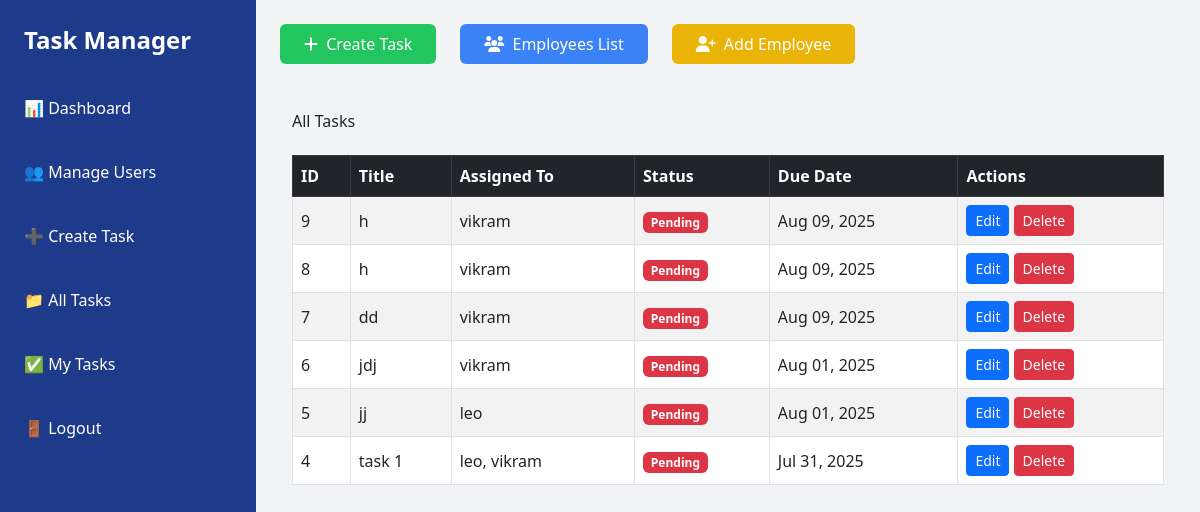
Before: /tasks/ (signed in) with the older database file.
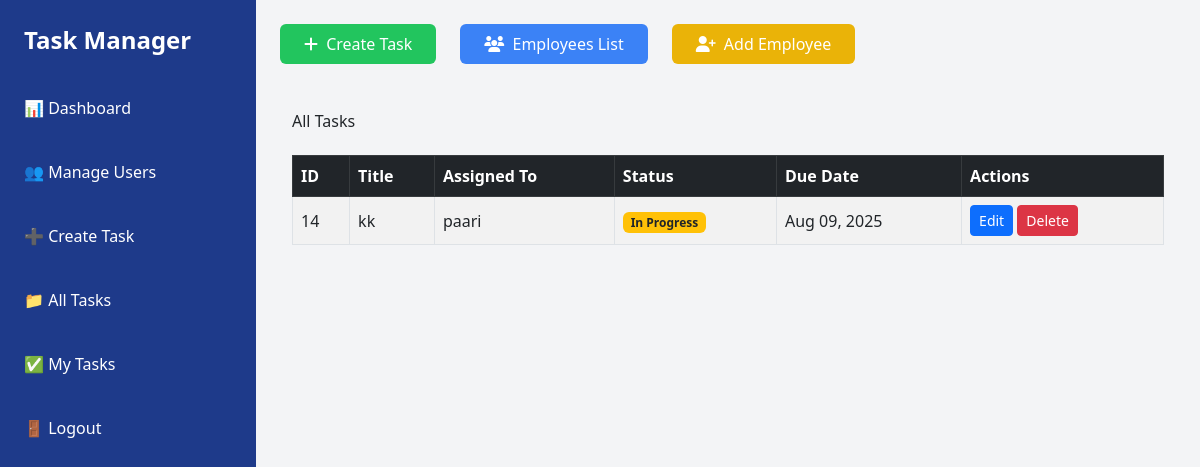
After: the same page with the newer database file.
### dashboard/models.py (models this page shows, shortened)
class Task(models.Model):
    STATUS_PENDING = 'pending'
    STATUS_IN_PROGRESS = 'in_progress'
    STATUS_COMPLETED = 'completed'
    STATUS_CHOICES = [
        (STATUS_PENDING, 'Pending'),
        (STATUS_IN_PROGRESS, 'In Progress'),
        (STATUS_COMPLETED, 'Completed'),
    ]
    title = models.CharField(max_length=255)
    description = models.TextField()
    due_date = models.DateField(null=True, blank=True)
    status = models.CharField(max_length=20, choices=STATUS_CHOICES, default=STATUS_PENDING)
    assigned_by = models.ForeignKey(
        User,
        on_delete=models.SET_NULL,
        null=True,
        blank=True,
        related_name='assigned_tasks'
    )
    assigned_employees = models.ManyToManyField('Employee', blank=True, related_name='tasks')
    alert_all = models.BooleanField(default=False)
    created_at = models.DateTimeField(auto_now_add=True)

class Employee(models.Model):
    user = models.ForeignKey(User, on_delete=models.CASCADE, null=True, blank=True)
    name = models.CharField(max_length=100, null=True, blank=True)
    email = models.EmailField(max_length=255, null=True, blank=True)
    phone = models.CharField(max_length=15, null=True, blank=True)
    role = models.CharField(max_length=100, null=True, blank=True)
    profile_picture = models.ImageField(upload_to='profile_pics/', blank=True, null=True)
    manager = models.ForeignKey(
        User,
        on_delete=models.SET_NULL,
        null=True,
        blank=True,
        related_name='employees'
    )

### dashboard/views.py (the view)
# urls.py: path('tasks/', views.all_tasks, name='all_tasks'),
@login_required
def all_tasks(request):
    tasks = Task.objects.prefetch_related('assigned_employees').order_by('-created_at')
    return render(request, 'dashboard/all_tasks.html', {'tasks': tasks})

### dashboard/templates/dashboard/all_tasks.html (shortened to what this page needs)
{% extends 'base.html' %}
{% block content %}
<div class="container mt-5">
    <h2 class="mb-4"> All Tasks</h2>
    {% if tasks %}
    <div class="table-responsive">
        <table class="table table-bordered table-striped align-middle">
            <thead class="table-dark">
                <tr>
                    <th>ID</th>
                    <th>Title</th>
                    <th>Assigned To</th>
                    <th>Status</th>
                    <th>Due Date</th>
                    <th>Actions</th>
                </tr>
            </thead>
            <tbody>
                {% for task in tasks %}
                <tr>
                    <td>{{ task.id }}</td>
                    <td>{{ task.title }}</td>
                    <td>
                        {% for emp in task.assigned_employees.all %}
                            {{ emp.name }}{% if not forloop.last %}, {% endif %}
                        {% empty %}
                            <span class="text-muted">No one assigned</span>
                        {% endfor %}
                    </td>
                    <td>
                        {% if task.status == 'completed' %}
                            <span class="badge bg-success">Completed</span>
                        {% elif task.status == 'in_progress' %}
                            <span class="badge bg-warning text-dark">In Progress</span>
                        {% else %}
                            <span class="badge bg-danger">Pending</span>
                        {% endif %}
                    </td>
                    <td>{{ task.due_date|date:"M d, Y" }}</td>
                    <td>
                        <a href="{% url 'edit_task' task.id %}" class="btn btn-sm btn-primary">Edit</a>
                        <a href="{% url 'delete_task' task.id %}" class="btn btn-sm btn-danger"
                           onclick="return confirm('Are you sure you want to delete this task?');">Delete</a>
                    </td>
                </tr>
                {% endfor %}
            </tbody>
        </table>
    </div>
    {% else %}
        <div class="alert alert-info" role="alert">
            No tasks found.
        </div>
    {% endif %}
</div>
{% endblock %}

### templates/base.html (shortened to what this page needs)
<!DOCTYPE html>
<html lang="en">
<head>
  <script src="https://cdn.tailwindcss.com"></script>
  <link rel="stylesheet" href="https://cdnjs.cloudflare.com/ajax/libs/font-awesome/6.5.0/css/all.min.css">
  <link rel="stylesheet" href="https://cdnjs.cloudflare.com/ajax/libs/animate.css/4.1.1/animate.min.css"/>
  <link href="https://cdn.jsdelivr.net/npm/bootstrap@5.3.0/dist/css/bootstrap.min.css" rel="stylesheet">
</head>
<body class="bg-gray-100 font-sans">
<div class="flex min-h-screen">
  <div class="w-64 bg-blue-900 text-white p-6 space-y-6">
    <h1 class="text-2xl font-bold mb-8">Task Manager</h1>
    <a href="{% url 'dashboard' %}" class="block py-2 hover:bg-blue-700 rounded">📊 Dashboard</a>
    <a href="{% url 'manage_users' %}" class="block py-2 hover:bg-blue-700 rounded">👥 Manage Users</a>
    <a href="{% url 'create_task' %}" class="block py-2 hover:bg-blue-700 rounded">➕ Create Task</a>
    <a href="{% url 'all_tasks' %}" class="block py-2 hover:bg-blue-700 rounded">📁 All Tasks</a>
    <a href="{% url 'employee_dashboard' %}" class="block py-2 hover:bg-blue-700 rounded">
      ✅ My Tasks
    </a>
    <a href="{% url 'logout' %}" class="block py-2 hover:bg-blue-700 rounded">🚪 Logout</a>
  </div>
  <div class="flex-1 p-6">
    <div class="flex flex-wrap gap-4 mb-6">
      <a href="{% url 'create_task' %}" class="bg-green-500 text-white px-4 py-2 rounded hover:bg-green-600">
        <i class="fas fa-plus mr-1"></i> Create Task
      </a>
      <a href="{% url 'employee_list' %}" class="bg-blue-500 text-white px-4 py-2 rounded hover:bg-blue-600">
        <i class="fas fa-users mr-1"></i> Employees List
      </a>
      <a href="{% url 'add_employee' %}" class="bg-yellow-500 text-white px-4 py-2 rounded hover:bg-yellow-600">
        <i class="fas fa-user-plus mr-1"></i> Add Employee
      </a>
    </div>
    <div class="mt-6">
      {% block content %}
      {% endblock %}
    </div>
  </div>
</div>
</body>
</html>

Changed rows visible on the page:
removed Task: id "9", title "h", status "Pending", due_date "Aug 09, 2025"
removed Employee: name "vikram"
removed Task: id "8", title "h", status "Pending", due_date "Aug 09, 2025"
removed Task: id "7", title "dd", status "Pending", due_date "Aug 09, 2025"
removed Task: id "6", title "jdj", status "Pending", due_date "Aug 01, 2025"
removed Task: id "5", title "jj", status "Pending", due_date "Aug 01, 2025"
removed Employee: name "leo"
removed Task: id "4", title "task 1", status "Pending", due_date "Jul 31, 2025"
added Task: id "14", title "kk", status "In Progress", due_date "Aug 09, 2025"
added Employee: name "paari", shown under "14"
